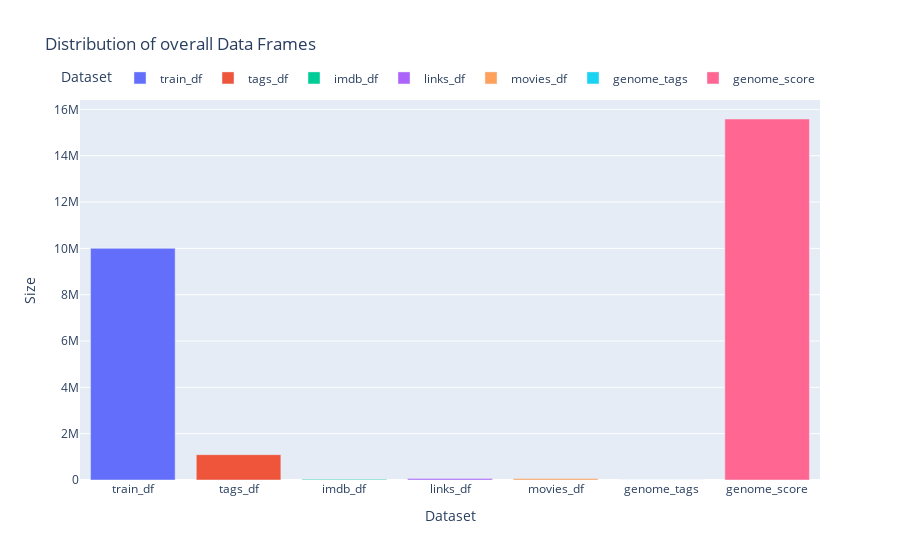

Notebook code cell kept with this figure:
### Code cell
len_list = [['train_df', len(train_df)], ['tags_df', len(tags_df)],
            ['imdb_df', len(imdb_df)], ['links_df', len(links_df)],
            ['movies_df', len(movies_df)],
            ['genome_tags', len(genome_tags)],
            ['genome_score', len(genome_score)]]
len_df = pd.DataFrame(len_list,
                      columns=['Dataset', 'Size'])
fig = px.bar(len_df, x=len_df['Dataset'],
             y=len_df['Size'],
             color=len_df['Dataset'],
             title='Distribution of overall Data Frames')
fig.update_layout(legend=dict(
    orientation="h",
    yanchor="bottom",
    y=1.02,
    xanchor="right",
    x=1
))
fig.show()

### Figure 1 — Plotly figure (JSON) as saved in the notebook; plotly's stock layout.template omitted (floating-point values rounded to 4 significant figures)
{"data": [{"alignmentgroup": "True", "hovertemplate": "Dataset=%{x}<br>Size=%{y}<extra></extra>", "legendgroup": "train_df", "marker": {"color": "#636efa"}, "name": "train_df", "offsetgroup": "train_df", "orientation": "v", "showlegend": true, "textposition": "auto", "type": "bar", "x": ["train_df"], "xaxis": "x", "y": [10000038], "yaxis": "y"}, {"alignmentgroup": "True", "hovertemplate": "Dataset=%{x}<br>Size=%{y}<extra></extra>", "legendgroup": "tags_df", "marker": {"color": "#EF553B"}, "name": "tags_df", "offsetgroup": "tags_df", "orientation": "v", "showlegend": true, "textposition": "auto", "type": "bar", "x": ["tags_df"], "xaxis": "x", "y": [1093360], "yaxis": "y"}, {"alignmentgroup": "True", "hovertemplate": "Dataset=%{x}<br>Size=%{y}<extra></extra>", "legendgroup": "imdb_df", "marker": {"color": "#00cc96"}, "name": "imdb_df", "offsetgroup": "imdb_df", "orientation": "v", "showlegend": true, "textposition": "auto", "type": "bar", "x": ["imdb_df"], "xaxis": "x", "y": [27278], "yaxis": "y"}, {"alignmentgroup": "True", "hovertemplate": "Dataset=%{x}<br>Size=%{y}<extra></extra>", "legendgroup": "links_df", "marker": {"color": "#ab63fa"}, "name": "links_df", "offsetgroup": "links_df", "orientation": "v", "showlegend": true, "textposition": "auto", "type": "bar", "x": ["links_df"], "xaxis": "x", "y": [62423], "yaxis": "y"}, {"alignmentgroup": "True", "hovertemplate": "Dataset=%{x}<br>Size=%{y}<extra></extra>", "legendgroup": "movies_df", "marker": {"color": "#FFA15A"}, "name": "movies_df", "offsetgroup": "movies_df", "orientation": "v", "showlegend": true, "textposition": "auto", "type": "bar", "x": ["movies_df"], "xaxis": "x", "y": [62423], "yaxis": "y"}, {"alignmentgroup": "True", "hovertemplate": "Dataset=%{x}<br>Size=%{y}<extra></extra>", "legendgroup": "genome_tags", "marker": {"color": "#19d3f3"}, "name": "genome_tags", "offsetgroup": "genome_tags", "orientation": "v", "showlegend": true, "textposition": "auto", "type": "bar", "x": ["genome_tags"], "xaxis": "x", "y": [1128], "yaxis": "y"}, {"alignmentgroup": "True", "hovertemplate": "Dataset=%{x}<br>Size=%{y}<extra></extra>", "legendgroup": "genome_score", "marker": {"color": "#FF6692"}, "name": "genome_score", "offsetgroup": "genome_score", "orientation": "v", "showlegend": true, "textposition": "auto", "type": "bar", "x": ["genome_score"], "xaxis": "x", "y": [15584448], "yaxis": "y"}], "layout": {"barmode": "relative", "legend": {"orientation": "h", "title": {"text": "Dataset"}, "tracegroupgap": 0, "x": 1, "xanchor": "right", "y": 1.02, "yanchor": "bottom"}, "title": {"text": "Distribution of overall Data Frames"}, "xaxis": {"anchor": "y", "categoryarray": ["train_df", "tags_df", "imdb_df", "links_df", "movies_df", "genome_tags", "genome_score"], "categoryorder": "array", "domain": [0, 1], "title": {"text": "Dataset"}}, "yaxis": {"anchor": "x", "domain": [0, 1], "title": {"text": "Size"}}}}
